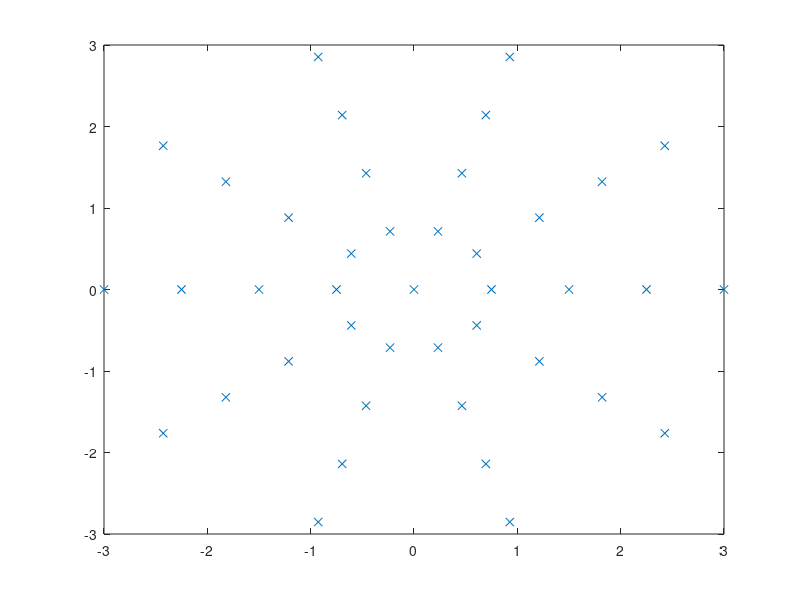

This figure's MATLAB source:
% clear variables
close all
clc

N_phi = 10;
% delta_phi = (360-1)/2;

q_max = 3;
N_q = 4;

q = linspace(0,q_max,N_q+1);
q(1) = [];

phi = 0:2*pi/(N_phi):2*pi-0.0001;

index_iso = 2:N_phi:(N_q*N_phi+1);
index_iso = [index_iso; index_iso + N_phi - 1];

k = zeros(2 , N_phi * N_q + 1);
qx = 0;
qy = 0;

for ii = 1:N_q
    k(1,index_iso(1,ii):index_iso(2,ii)) = cos(phi) * q(ii);
    k(2,index_iso(1,ii):index_iso(2,ii)) = sin(phi) * q(ii);
end

plot(k(1,:),k(2,:),'x')












